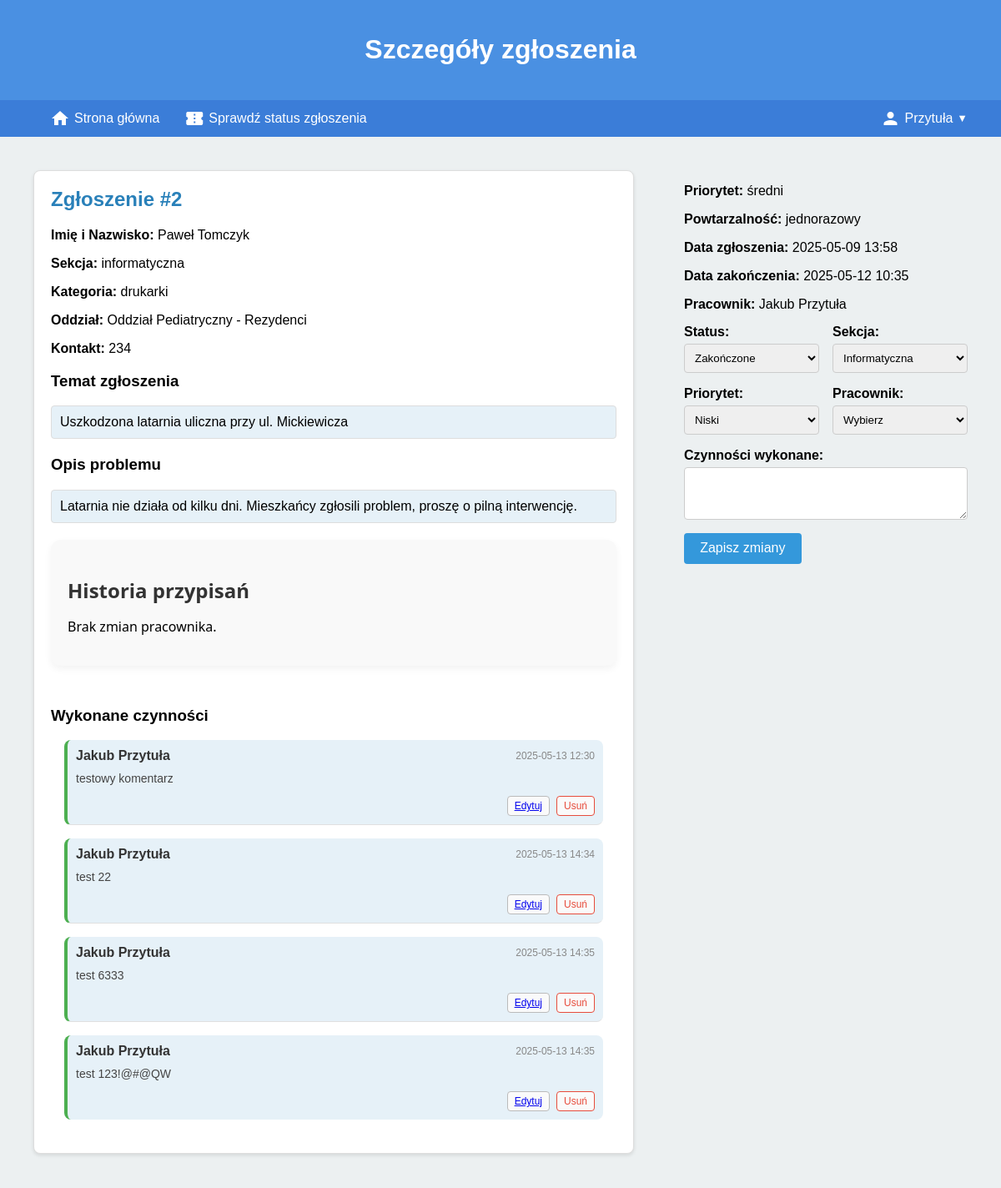
The page /tickets/ticket_details.php?id=2 (signed in) on the database its author committed.
### tables this page shows
CREATE TABLE `tickets` (
  `id` int NOT NULL AUTO_INCREMENT,
  `subject` varchar(255) DEFAULT NULL,
  `name` varchar(255) NOT NULL,
  `category` varchar(255) NOT NULL,
  `department` varchar(255) NOT NULL,
  `contact_number` varchar(255) NOT NULL,
  `description` text NOT NULL,
  `priority` varchar(50) NOT NULL,
  `recurrence` varchar(50) NOT NULL,
  `status` varchar(50) DEFAULT 'Oczekujące',
  `employee_id` int DEFAULT NULL,
  `actions` text,
  `created_at` datetime DEFAULT CURRENT_TIMESTAMP,
  `accepted_at` datetime DEFAULT NULL,
  `completed_at` datetime DEFAULT NULL,
  `started_at` datetime DEFAULT NULL,
  `section` varchar(255) NOT NULL,
  `local_ip` varchar(45) DEFAULT NULL,
  PRIMARY KEY (`id`)
);

CREATE TABLE `ticket_comments` (
  `id` int NOT NULL AUTO_INCREMENT,
  `ticket_id` int NOT NULL,
  `user_id` int NOT NULL,
  `comment` text NOT NULL,
  `created_at` datetime NOT NULL DEFAULT CURRENT_TIMESTAMP,
  `updated_at` datetime DEFAULT NULL,
  PRIMARY KEY (`id`),
  KEY `ticket_id` (`ticket_id`),
  KEY `user_id` (`user_id`),
  CONSTRAINT `ticket_comments_ibfk_1` FOREIGN KEY (`ticket_id`) REFERENCES `tickets` (`id`) ON DELETE CASCADE,
  CONSTRAINT `ticket_comments_ibfk_2` FOREIGN KEY (`user_id`) REFERENCES `users` (`id`) ON DELETE CASCADE
);

### tickets/ticket_details.php (the view, shortened to what this page needs)
<?php
include '../includes/db.php';
$ticket_id = isset($_GET['id']) ? (int)$_GET['id'] : 0;
$user_can_modify_own = false;
$stmt = $conn->prepare(
    "SELECT t.*, CONCAT(u.first_name,' ',u.last_name) AS employee_name
     FROM tickets t
     LEFT JOIN users u ON t.employee_id = u.id
     WHERE t.id = ?"
);
$stmt->bind_param("i", $ticket_id);
$stmt->execute();
$result = $stmt->get_result();
$ticket = $result->num_rows ? $result->fetch_assoc() : null;
$comments_stmt = $conn->prepare(
    "SELECT tc.*, CONCAT(u.first_name,' ',u.last_name) AS author_name
     FROM ticket_comments tc
     JOIN users u ON tc.user_id = u.id
     WHERE tc.ticket_id = ?
     ORDER BY tc.created_at ASC"
);
$comments_stmt->bind_param("i", $ticket_id);
$comments_stmt->execute();
$comments_result = $comments_stmt->get_result();
$as_hist = $conn->prepare(
    "SELECT tah.*,
            CONCAT(u1.first_name,' ',u1.last_name) AS prev_name,
            CONCAT(u2.first_name,' ',u2.last_name) AS new_name,
            CONCAT(u3.first_name,' ',u3.last_name) AS changed_by_name
     FROM ticket_assignment_history tah
     LEFT JOIN users u1 ON tah.previous_employee_id = u1.id
     JOIN users u2 ON tah.new_employee_id = u2.id
     JOIN users u3 ON tah.changed_by = u3.id
     WHERE tah.ticket_id = ?
     ORDER BY tah.changed_at DESC"
);
$as_hist->bind_param("i", $ticket_id);
$as_hist->execute();
$assignment_history = $as_hist->get_result();
?>
<!DOCTYPE html>
<html lang="pl">
<head>
    <link rel="stylesheet" href="../assets/css/TicketDetails.css">
</head>
<body>
    <header>
        <h1>Szczegóły zgłoszenia</h1>
    </header>
    <?php include '../tickets/includes/navigation.php'; ?>
    <div class="container">
        <?php if ($ticket): ?>
            <div class="left-panel">
                <div class="ticket-details-card">
                    <h2>Zgłoszenie #<?= htmlspecialchars($ticket['id'], ENT_QUOTES) ?></h2>
                    <div class="ticket-info">
                        <p><strong>Imię i Nazwisko:</strong> <?= htmlspecialchars($ticket['name'], ENT_QUOTES) ?></p>
                        <p><strong>Sekcja:</strong> <?= htmlspecialchars($ticket['section'], ENT_QUOTES) ?></p>
                        <p><strong>Kategoria:</strong> <?= htmlspecialchars($ticket['category'], ENT_QUOTES) ?></p>
                        <p><strong>Oddział:</strong> <?= htmlspecialchars($ticket['department'], ENT_QUOTES) ?></p>
                        <p><strong>Kontakt:</strong> <?= htmlspecialchars($ticket['contact_number'], ENT_QUOTES) ?></p>
                    </div>
                    <div>
                        <h3>Temat zgłoszenia</h3>
                        <div class="subject-container">
                            <?= nl2br(htmlspecialchars($ticket['subject'], ENT_QUOTES)) ?>
                        </div>
                    </div>
                    <div>
                        <h3>Opis problemu</h3>
                        <div class="description-container">
                            <?= nl2br(htmlspecialchars($ticket['description'], ENT_QUOTES)) ?>
                        </div>
                    </div>
                  <div class="assignment-history">
    <h3>Historia przypisań</h3>
    <?php if ($assignment_history->num_rows): ?>
    <ul id="assignment-list">
        <?php
            $counter = 0;
            while($h = $assignment_history->fetch_assoc()):
                $counter++;
                $hiddenClass = $counter > 5
                    ? 'class="extra-assignment" style="display:none;"'
                    : '';
        ?>
        <li <?= $hiddenClass ?>>
            <div class="assignment-card">
                <div class="assignment-main">
                    <strong><?= $h['prev_name'] ?: 'Brak' ?> &rarr; <?= $h['new_name'] ?></strong>
                    <span class="history-date"><?= (new DateTime($h['changed_at']))->format('Y-m-d H:i') ?></span>
                </div>
                <div class="assignment-meta">zmienił: <?= $h['changed_by_name'] ?></div>
            </div>
        </li>
        <?php endwhile; ?>
    </ul>
    <?php if ($counter > 5): ?>
    <div id="history-buttons">
        <button id="show-more-btn">Pokaż więcej</button>
        <button id="show-less-btn" style="display:none;">Pokaż mniej</button>
    </div>
    <?php endif; ?>
    <?php else: ?>
        <p>Brak zmian pracownika.</p>
    <?php endif; ?>
</div>
                    <div class="comments-section">
                        <h3>Wykonane czynności</h3>
                        <?php if ($comments_result->num_rows): ?>
                        <ul class="comments-list">
                            <?php while ($c = $comments_result->fetch_assoc()):
                                $is_owner   = ($c['user_id'] === $_SESSION['user_id']);
                                $is_super   = ($_SESSION['role'] === 'Super Administrator');
                                $can_edit   = $is_super || ($is_owner && $user_can_modify_own);
                                $can_delete = $can_edit;
                            ?>
                            <li class="comment-item">
                                <div class="comment-header">
                                    <strong><?= htmlspecialchars($c['author_name'], ENT_QUOTES) ?></strong>
                                    <span class="comment-date">
                                        <?= (new DateTime($c['created_at']))->format('Y-m-d H:i') ?>
                                    </span>
                                </div>
                                <?php if (isset($_GET['edit']) && $_GET['edit'] == $c['id'] && $can_edit): ?>
                                <form method="post" class="edit-comment-form">
                                    <input type="hidden" name="edit_comment_id" value="<?= $c['id'] ?>">
                                    <textarea name="edited_comment" rows="3"><?= htmlspecialchars($c['comment'], ENT_QUOTES) ?></textarea>
                                    <button type="submit" class="btn-update">Zapisz</button>
                                    <a href="ticket_details.php?id=<?= $ticket_id ?>" class="btn-cancel">Anuluj</a>
                                </form>
                                <?php else: ?>
                                <div class="comment-body">
                                    <?= nl2br(htmlspecialchars($c['comment'], ENT_QUOTES)) ?>
                                </div>
                                <div class="comment-actions">
                                    <?php if ($can_edit): ?>
                                    <a href="ticket_details.php?id=<?= $ticket_id ?>&edit=<?= $c['id'] ?>" class="btn-small">Edytuj</a>
                                    <?php endif; ?>
                                    <?php if ($can_delete): ?>
                                    <form method="post" class="delete-comment-form" onsubmit="return confirm('Usunąć komentarz?');">
                                        <button type="submit" class="btn-small btn-danger">Usuń</button>
                                    </form>
                                    <?php endif; ?>
                                </div>
                                <?php endif; ?>
                            </li>
                            <?php endwhile; ?>
                        </ul>
                        <?php else: ?>
                            <p>Brak komentarzy.</p>
                        <?php endif; ?>
                    </div>
                </div>
            </div>
            <div class="right-panel">
                <div class="ticket-info">
                    <p><strong>Priorytet:</strong> <?= htmlspecialchars($ticket['priority'], ENT_QUOTES) ?></p>
                    <p><strong>Powtarzalność:</strong> <?= htmlspecialchars($ticket['recurrence'], ENT_QUOTES) ?></p>
                    <p><strong>Data zgłoszenia:</strong> <?= (new DateTime($ticket['created_at']))->format('Y-m-d H:i') ?></p>
                    <p><strong>Data zakończenia:</strong>
                        <?= $ticket['completed_at']
                            ? (new DateTime($ticket['completed_at']))->format('Y-m-d H:i')
                            : 'Nie zakończono' ?>
                    </p>
                    <p><strong>Pracownik:</strong> <?= htmlspecialchars($ticket['employee_name'] ?: 'Nie przypisano', ENT_QUOTES) ?></p>
                </div>
                <div class="form-container">
                    <form action="" method="post" id="ticket-form" class="ticket-form">
                        <div class="form-row">
                            <div class="form-group">
                                <label for="status">Status:</label>
                                <select name="status" id="status" class="form-control">
                                    <option value="Zakończone"<?= $ticket['status']==='Zakończone'? 'selected':'' ?>>Zakończone</option>
                                </select>
                            </div>
                            <div class="form-group">
                                <label for="section">Sekcja:</label>
                                <select name="section" id="section" class="form-control">
                                    <option value="informatyczna" <?= $ticket['section']==='informatyczna'?'selected':'' ?>>Informatyczna</option>
                                </select>
                            </div>
                        </div>
                        <div class="form-row">
                            <div class="form-group">
                                <label for="priority">Priorytet:</label>
                                <select name="priority" id="priority" class="form-control">
                                    <option value="Niski"    <?= $ticket['priority']==='Niski'?'selected':'' ?>>Niski</option>
                                </select>
                            </div>
                            <div class="form-group">
                                <label for="employee_id">Pracownik:</label>
                                <select name="employee_id" id="employee_id" class="form-control">
                                    <option value="">Wybierz</option>
                                </select>
                            </div>
                        </div>
                        <div class="form-group">
                            <label for="new_comment">Czynności wykonane:</label>
                            <textarea name="new_comment" id="new_comment" rows="3" class="form-control"></textarea>
                        </div>
                        <div class="form-actions">
                            <button type="submit" class="btn-save">Zapisz zmiany</button>
                        </div>
                    </form>
                </div>
            </div>
        <?php else: ?>
            <p>Zgłoszenie nie zostało znalezione.</p>
        <?php endif; ?>
    </div>
</body>
</html>

### assets/css/TicketDetails.css (style rules this page uses)
body, html { font-family: Arial, sans-serif; background-color: #f0f2f5; margin: 0; padding: 0; height: 100%; width: 100%; box-sizing: border-box; overflow-x: hidden; display: flex; flex-direction: column; }
header { background-color: #4a90e2; color: white; padding: 20px; text-align: center; width: 100%; box-sizing: border-box; }
.container { display: grid; grid-template-columns: 2fr 1fr; gap: 20px; width: 100%; padding: 20px; box-sizing: border-box; background-color: #ecf0f1; height: calc(100vh - 80px); overflow: hidden; }
.left-panel, .right-panel { padding: 20px; box-sizing: border-box; overflow-y: auto; background-color: inherit; }
.ticket-details-card { background-color: #fff; padding: 20px; box-shadow: 0 2px 4px rgba(0, 0, 0, 0.1); border-radius: 8px; border: 1px solid #ddd; }
.ticket-details-card h2 { margin-top: 0; font-size: 24px; color: #2980b9; }
.ticket-info p { margin-bottom: 15px; }
.subject-container, .description-container { background-color: #e6f1f8; border: 1px solid #ddd; border-radius: 4px; padding: 10px; margin-bottom: 20px; }
.comments-section { margin-top: 30px; overflow: hidden; }
.comments-list { list-style: none; padding: 0; margin: 0 0 20px; }
.comment-item { border-bottom: 1px solid #e0e0e0; padding: 15px 0; background-color: #e6f1f8; padding: 10px; border-radius: 8px; border-left: #4caf50 4px solid; margin: 1rem; }
.comment-item:last-child { border-bottom: none; }
.comment-header { display: flex; justify-content: space-between; align-items: center; margin-bottom: 8px; }
.comment-header strong { color: #333; }
.comment-date { font-size: 12px; color: #888; }
.comment-body { font-size: 14px; line-height: 1.5; color: #444; margin-bottom: 10px; }
.comment-actions { display: flex; justify-content: flex-end; gap: 8px; }
.btn-small { font-size: 12px; padding: 4px 8px; border: 1px solid #bbb; border-radius: 4px; background-color: #fafafa; cursor: pointer; transition: background-color 0.2s; }
.btn-danger { border-color: #e74c3c; color: #e74c3c; }
.comments-section { max-height: 100%; overflow-y: auto; position: relative; }
.form-container { display: flex; flex-direction: column; gap: 15px; }
.form-group { display: flex; flex-direction: column; gap: 5px; }
.form-group label { font-weight: bold; }
.form-control { padding: 8px; border: 1px solid #ddd; border-radius: 4px; resize: vertical; }
.form-container { max-width: 600px; margin: 0 auto; }
.ticket-form .form-row { display: flex; gap: 1rem; margin-bottom: 1rem; }
.ticket-form .form-group { flex: 1; display: flex; flex-direction: column; }
.ticket-form .form-control { padding: 0.5rem; border: 1px solid #ccc; border-radius: 4px; transition: border-color 0.2s; }
.ticket-form .btn-save { margin: 1rem 0; padding: 0.6rem 1.2rem; background-color: #3498db; color: white; border: none; border-radius: 4px; cursor: pointer; font-size: 1rem; transition: background-color 0.2s; }
.assignment-history { margin: 20px 0; background-color: #f9f9f9; padding: 20px; border-radius: 12px; box-shadow: 0 4px 10px rgba(0, 0, 0, 0.05); font-family: 'Segoe UI', Tahoma, Geneva, Verdana, sans-serif; }
.assignment-history h3 { margin-bottom: 15px; font-size: 1.5em; color: #333; }

### tickets/includes/navigation.php (style rules this page uses)
body { margin: 0; font-family: Arial, sans-serif; overflow-x: hidden; }

### rows shown on the page
tickets: id "2", name "Paweł Tomczyk", section "informatyczna", category "drukarki", department "Oddział Pediatryczny - Rezydenci", contact_number "234", subject "Uszkodzona latarnia uliczna przy ul. Mickiewicza", description "Latarnia nie działa od kilku dni. Mieszkańcy zgłosili problem, proszę o pilną interwencję.", priority "średni", recurrence "jednorazowy", created_at "2025-05-09 13:58", completed_at "2025-05-12 10:35", status "Zakończone", section "Informatyczna"
ticket_comments: author_name "Jakub Przytuła", created_at "2025-05-13 12:30", comment "testowy komentarz"
ticket_comments: author_name "Jakub Przytuła", created_at "2025-05-13 14:34", comment "test 22"
ticket_comments: author_name "Jakub Przytuła", created_at "2025-05-13 14:35", comment "test 6333"
ticket_comments: author_name "Jakub Przytuła", created_at "2025-05-13 14:35", comment "test 123!@#@QW"

### other values the page prints
$_SESSION['full_name'] "Przytuła"
$ticket['employee_name'] ?: 'Nie przypisano' "Jakub Przytuła"
